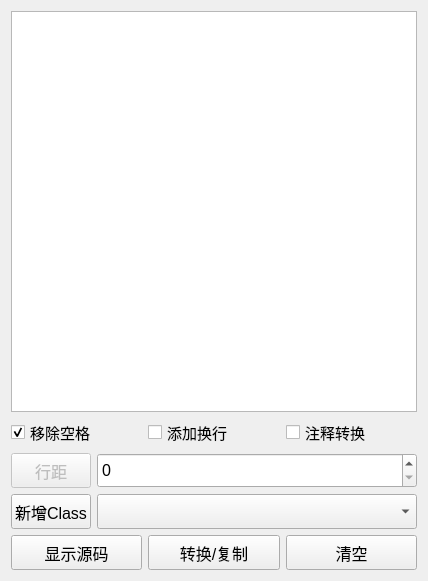
<?xml version="1.0" encoding="UTF-8"?>
<ui version="4.0">
 <class>Text2HtmlDlg</class>
 <widget class="QDialog" name="Text2HtmlDlg">
  <property name="geometry">
   <rect>
    <x>0</x>
    <y>0</y>
    <width>426</width>
    <height>581</height>
   </rect>
  </property>
  <property name="windowTitle">
   <string>Text转Html</string>
  </property>
  <property name="windowIcon">
   <iconset resource="../resources.qrc">
    <normaloff>:/res/images/icon_play.png</normaloff>:/res/images/icon_play.png</iconset>
  </property>
  <layout class="QGridLayout" name="gridLayout">
   <item row="0" column="0">
    <widget class="QPlainTextEdit" name="textHtmlEdit">
     <property name="minimumSize">
      <size>
       <width>400</width>
       <height>400</height>
      </size>
     </property>
     <property name="font">
      <font>
       <pointsize>11</pointsize>
      </font>
     </property>
    </widget>
   </item>
   <item row="1" column="0">
    <layout class="QHBoxLayout" name="horizontalLayout">
     <item>
      <widget class="QCheckBox" name="cBoxDelSpace">
       <property name="font">
        <font>
         <pointsize>11</pointsize>
        </font>
       </property>
       <property name="text">
        <string>移除空格</string>
       </property>
       <property name="checked">
        <bool>true</bool>
       </property>
      </widget>
     </item>
     <item>
      <widget class="QCheckBox" name="cBoxNewLine">
       <property name="font">
        <font>
         <pointsize>11</pointsize>
        </font>
       </property>
       <property name="text">
        <string>添加换行</string>
       </property>
      </widget>
     </item>
     <item>
      <widget class="QCheckBox" name="cBoxNote">
       <property name="font">
        <font>
         <pointsize>11</pointsize>
        </font>
       </property>
       <property name="text">
        <string>注释转换</string>
       </property>
      </widget>
     </item>
    </layout>
   </item>
   <item row="2" column="0">
    <layout class="QHBoxLayout" name="horizontalLayout_2">
     <item>
      <widget class="QPushButton" name="btnLineNum">
       <property name="enabled">
        <bool>false</bool>
       </property>
       <property name="minimumSize">
        <size>
         <width>0</width>
         <height>35</height>
        </size>
       </property>
       <property name="maximumSize">
        <size>
         <width>80</width>
         <height>16777215</height>
        </size>
       </property>
       <property name="font">
        <font>
         <pointsize>12</pointsize>
        </font>
       </property>
       <property name="text">
        <string>行距</string>
       </property>
      </widget>
     </item>
     <item>
      <widget class="QSpinBox" name="spinBoxNlineNum">
       <property name="minimumSize">
        <size>
         <width>320</width>
         <height>35</height>
        </size>
       </property>
       <property name="font">
        <font>
         <pointsize>12</pointsize>
        </font>
       </property>
       <property name="minimum">
        <number>0</number>
       </property>
       <property name="maximum">
        <number>3</number>
       </property>
       <property name="value">
        <number>0</number>
       </property>
      </widget>
     </item>
    </layout>
   </item>
   <item row="3" column="0">
    <layout class="QHBoxLayout" name="horizontalLayout_3">
     <item>
      <widget class="QPushButton" name="btnClass">
       <property name="enabled">
        <bool>true</bool>
       </property>
       <property name="minimumSize">
        <size>
         <width>0</width>
         <height>35</height>
        </size>
       </property>
       <property name="maximumSize">
        <size>
         <width>80</width>
         <height>16777215</height>
        </size>
       </property>
       <property name="font">
        <font>
         <pointsize>12</pointsize>
        </font>
       </property>
       <property name="text">
        <string>新增Class</string>
       </property>
      </widget>
     </item>
     <item>
      <widget class="QComboBox" name="cBoxClass">
       <property name="minimumSize">
        <size>
         <width>320</width>
         <height>35</height>
        </size>
       </property>
       <property name="font">
        <font>
         <pointsize>12</pointsize>
        </font>
       </property>
      </widget>
     </item>
    </layout>
   </item>
   <item row="4" column="0">
    <layout class="QHBoxLayout" name="horizontalLayout_4">
     <item>
      <widget class="QPushButton" name="btnSrc">
       <property name="minimumSize">
        <size>
         <width>0</width>
         <height>35</height>
        </size>
       </property>
       <property name="font">
        <font>
         <pointsize>12</pointsize>
        </font>
       </property>
       <property name="text">
        <string>显示源码</string>
       </property>
      </widget>
     </item>
     <item>
      <widget class="QPushButton" name="btnTransform">
       <property name="minimumSize">
        <size>
         <width>0</width>
         <height>35</height>
        </size>
       </property>
       <property name="font">
        <font>
         <pointsize>12</pointsize>
        </font>
       </property>
       <property name="text">
        <string>转换/复制</string>
       </property>
      </widget>
     </item>
     <item>
      <widget class="QPushButton" name="btnClear">
       <property name="minimumSize">
        <size>
         <width>0</width>
         <height>35</height>
        </size>
       </property>
       <property name="font">
        <font>
         <pointsize>12</pointsize>
        </font>
       </property>
       <property name="text">
        <string>清空</string>
       </property>
      </widget>
     </item>
    </layout>
   </item>
  </layout>
 </widget>
 <resources>
  <include location="../resources.qrc"/>
 </resources>
 <connections/>
</ui>
